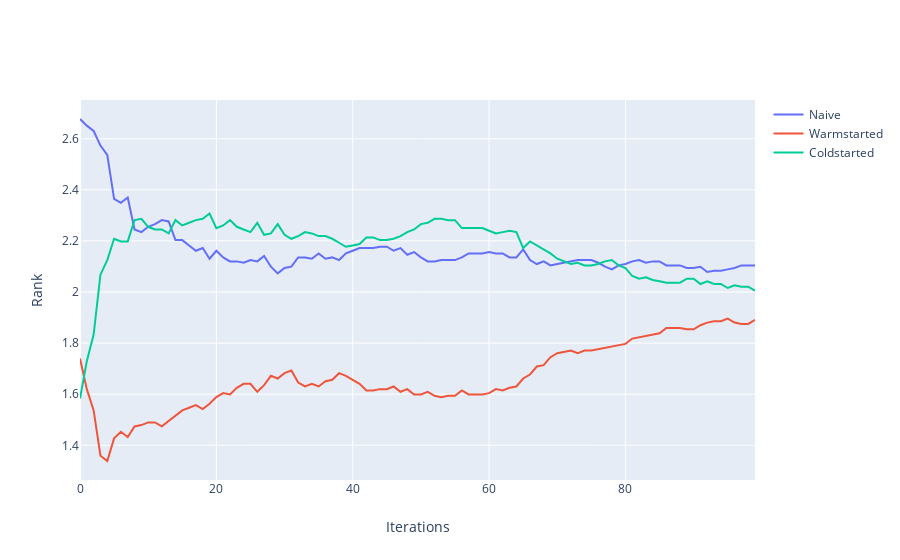

Notebook source saved alongside this figure:
### Markdown cell above
# Well tuned warmstart (input richness)

### Code cell
from src.visualization.hopt_experiment_visualizers import visualize_avg_ranks
visualize_avg_ranks(hopt_exp_input_richness)
